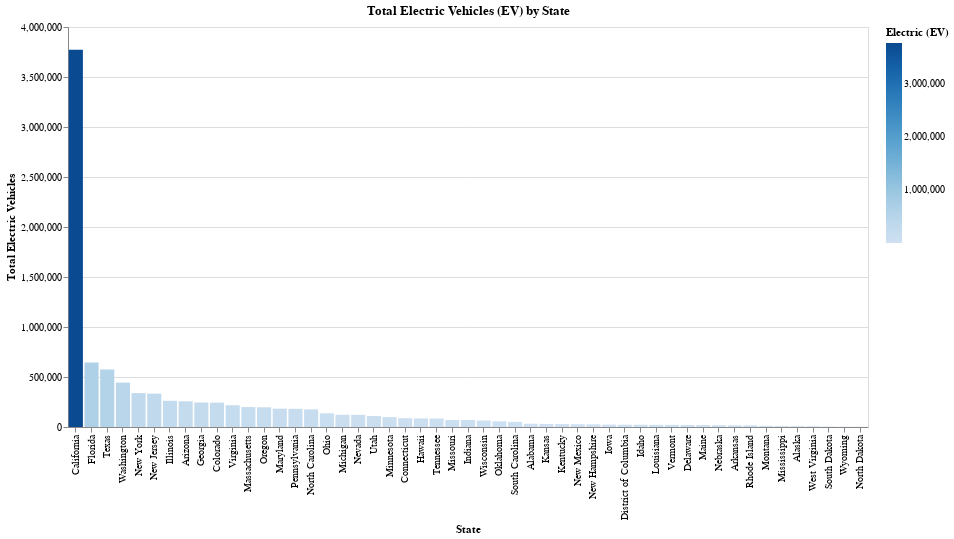

This figure's notebook cell:
### Code cell
# Ensure numeric columns are correctly formatted
df['Electric (EV)'] = pd.to_numeric(df['Electric (EV)'], errors='coerce')
# Aggregate the total number of EVs per state
ev_per_state = df.groupby("STATE", as_index=False)["Electric (EV)"].sum()
# Create an interactive bar chart
chart = alt.Chart(ev_per_state).mark_bar().encode(
    x=alt.X("STATE:N", sort="-y", title="State"),
    y=alt.Y("Electric (EV):Q", title="Total Electric Vehicles"),
    tooltip=["STATE", "Electric (EV)"],
    color=alt.Color("Electric (EV):Q", scale=alt.Scale(scheme="blues"))
).properties(
    width=800,
    height=400,
    title="Total Electric Vehicles (EV) by State"
).interactive()
chart

### Figure 1 — Vega-Lite specification as saved in the notebook (floating-point values rounded to 4 significant figures)
{"config": {"view": {"continuousWidth": 300, "continuousHeight": 300}}, "data": {"name": "data-d9d2517a3f6a2bc4fc5a4c35b260b728"}, "mark": {"type": "bar"}, "encoding": {"color": {"field": "Electric (EV)", "scale": {"scheme": "blues"}, "type": "quantitative"}, "tooltip": [{"field": "STATE", "type": "nominal"}, {"field": "Electric (EV)", "type": "quantitative"}], "x": {"field": "STATE", "sort": "-y", "title": "State", "type": "nominal"}, "y": {"field": "Electric (EV)", "title": "Total Electric Vehicles", "type": "quantitative"}}, "height": 400, "params": [{"name": "param_3", "select": {"type": "interval", "encodings": ["x", "y"]}, "bind": "scales"}], "title": "Total Electric Vehicles (EV) by State", "width": 800, "$schema": "https://vega.github.io/schema/vega-lite/v5.20.1.json", "datasets": {"data-d9d2517a3f6a2bc4fc5a4c35b260b728": [{"STATE": "Alabama", "Electric (EV)": 32600}, {"STATE": "Alaska", "Electric (EV)": 8100}, {"STATE": "Arizona", "Electric (EV)": 257200}, {"STATE": "Arkansas", "Electric (EV)": 17400}, {"STATE": "California", "Electric (EV)": 3771800}, {"STATE": "Colorado", "Electric (EV)": 243400}, {"STATE": "Connecticut", "Electric (EV)": 87800}, {"STATE": "Delaware", "Electric (EV)": 20800}, {"STATE": "District of Columbia", "Electric (EV)": 23000}, {"STATE": "Florida", "Electric (EV)": 644400}, {"STATE": "Georgia", "Electric (EV)": 244900}, {"STATE": "Hawaii", "Electric (EV)": 85700}, {"STATE": "Idaho", "Electric (EV)": 22900}, {"STATE": "Illinois", "Electric (EV)": 261900}, {"STATE": "Indiana", "Electric (EV)": 69700}, {"STATE": "Iowa", "Electric (EV)": 23900}, {"STATE": "Kansas", "Electric (EV)": 30500}, {"STATE": "Kentucky", "Electric (EV)": 29100}, {"STATE": "Louisiana", "Electric (EV)": 21600}, {"STATE": "Maine", "Electric (EV)": 19400}, {"STATE": "Maryland", "Electric (EV)": 183400}, {"STATE": "Massachusetts", "Electric (EV)": 199100}, {"STATE": "Michigan", "Electric (EV)": 122300}, {"STATE": "Minnesota", "Electric (EV)": 99400}, {"STATE": "Mississippi", "Electric (EV)": 8900}, {"STATE": "Missouri", "Electric (EV)": 69900}, {"STATE": "Montana", "Electric (EV)": 11600}, {"STATE": "Nebraska", "Electric (EV)": 18200}, {"STATE": "Nevada", "Electric (EV)": 121700}, {"STATE": "New Hampshire", "Electric (EV)": 26700}, {"STATE": "New Jersey", "Electric (EV)": 333600}, {"STATE": "New Mexico", "Electric (EV)": 27400}, {"STATE": "New York", "Electric (EV)": 339000}, {"STATE": "North Carolina", "Electric (EV)": 176100}, {"STATE": "North Dakota", "Electric (EV)": 2500}, {"STATE": "Ohio", "Electric (EV)": 136800}, {"STATE": "Oklahoma", "Electric (EV)": 56700}, {"STATE": "Oregon", "Electric (EV)": 197100}, {"STATE": "Pennsylvania", "Electric (EV)": 181900}, {"STATE": "Rhode Island", "Electric (EV)": 16600}, {"STATE": "South Carolina", "Electric (EV)": 51200}, {"STATE": "South Dakota", "Electric (EV)": 4500}, {"STATE": "Tennessee", "Electric (EV)": 84800}, {"STATE": "Texas", "Electric (EV)": 575100}, {"STATE": "Utah", "Electric (EV)": 109300}, {"STATE": "Vermont", "Electric (EV)": 21500}, {"STATE": "Virginia", "Electric (EV)": 217600}, {"STATE": "Washington", "Electric (EV)": 444100}, {"STATE": "West Virginia", "Electric (EV)": 6900}, {"STATE": "Wisconsin", "Electric (EV)": 64600}, {"STATE": "Wyoming", "Electric (EV)": 3100}]}}
